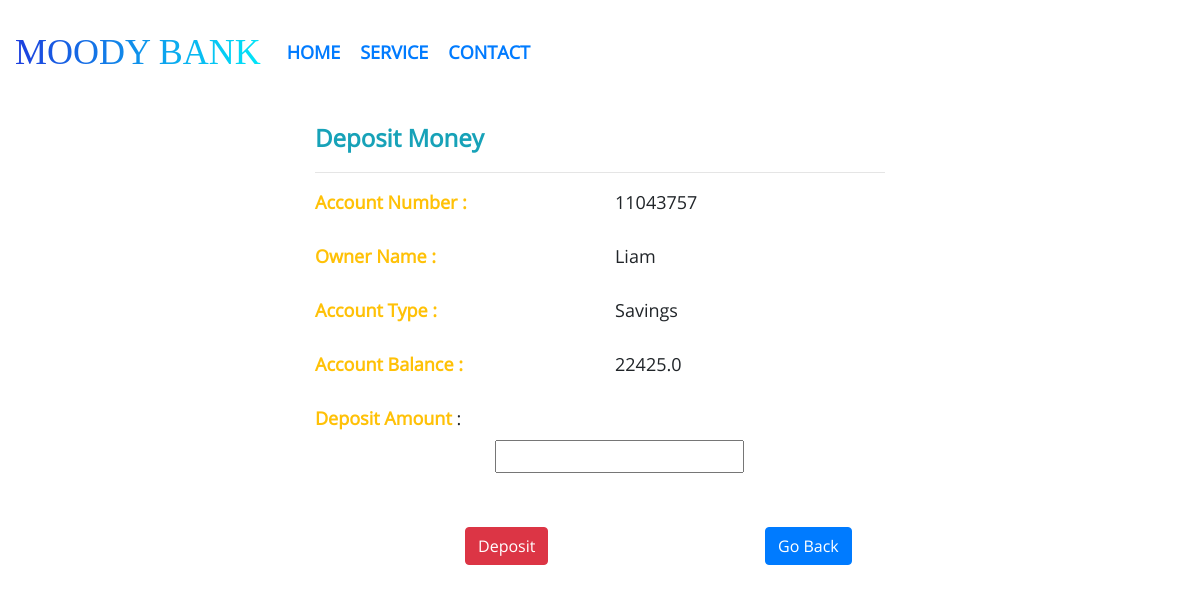
The app's page /deposit/11043757 with its own data.
### application/models.py (models this page shows, shortened)
class Account(db.Model):
	acc_no = db.Column(db.Integer, primary_key=True)
	acc_balance = db.Column(db.Float, nullable=False)
	acc_type = db.Column(db.String(1), nullable=False)
	acc_createDate = db.Column(db.DateTime, nullable=False, default=d.today())
	cust_id = db.Column(db.Integer, db.ForeignKey('customer.cust_id'), nullable=False)

class Customer(db.Model):
	ssn = db.Column(db.Integer, primary_key=True)
	cust_id = db.Column(db.Integer, unique=True, nullable=False)
	cust_name = db.Column(db.String(20), nullable=False)
	cust_address = db.Column(db.Text, nullable=False)
	cust_contact = db.Column(db.Integer,nullable=False)
	cust_age = db.Column(db.Integer, nullable=False)
	cust_state = db.Column(db.String(20),nullable=False)
	cust_city = db.Column(db.String(30),nullable=False)
	accounts = db.relationship('Account', backref='Owner', lazy=True)
	transactions = db.relationship('Transaction', backref='Owner', lazy=True)

### application/accounts/routes.py (the view, shortened to what this page needs)
@accounts.route("/deposit/<int:acc_no>",methods=["GET","POST"])
def deposit(acc_no):
	form = DepositMoneyForm()
	account = searchAccount(acc_no=acc_no)
	return render_template("accounts/deposit.html",title="Deposit Money", account=account, form=form)

### application/accounts/forms.py (shortened to what this page needs)
class DepositMoneyForm(FlaskForm):
	depositAmount = FloatField("Deposit Amount", validators=[DataRequired()])
	submit = SubmitField("Deposit")

### application/utils.py (called while the page is built, shortened)
def searchAccount(acc_no=None, cust_id=None, acc_type='S'):
	if acc_no != 0:
		account = Account.query.filter_by(acc_no=acc_no).first()
		if account:
			return account
		else:
			return None
	else:
		return None

### application/templates/accounts/deposit.html (shortened to what this page needs)
{% extends "main/layout.html" %}
{% block content %}
    <div class="row" style="font-size: large;">
        <div class="col-3"></div>
        <div class="col align-self-center">
            <legend class="text-info" style="font-weight: bold;">Deposit Money</legend><hr/>
            <div class="row">
                <div class="col-6 text-warning" style="font-weight: bold;">Account Number :</div><br/><br/>
                <div class="col-6">{{ account.acc_no }}</div>
            </div>
            <div class="row">
                <div class="col-6 text-warning" style="font-weight: bold;">Owner Name :</div><br/><br/>
                <div class="col-6">{{ account.Owner.cust_name }}</div>
            </div>
            <div class="row">
                <div class="col-6 text-warning" style="font-weight: bold;">Account Type :</div><br/><br/>
                {% if account.acc_type == 'S'%}
                <div class="col-6">Savings</div>
                {% elif account.acc_type == 'C' %}
                <div class="col-6">Current</div>
                {% endif %}
            </div>
            <div class="row">
                <div class="col-6 text-warning" style="font-weight: bold;">Account Balance :</div><br/><br/>
                <div class="col-6">{{ account.acc_balance }}</div>
            </div>
            <div>
                <form action="" method="POST">
                    {{ form.depositAmount.label(class="text-warning",style="font-weight: bold;") }} :
                    {{ form.depositAmount(style="margin-left:180px;") }}
                    <br/><br/><br/>
                    <div class="row">
                        <div class="col col-3"></div>
                        <div class="col align-self-center">
                            {{ form.submit(class="btn btn-danger") }}
                        </div>
                        <div class="col col-3"><a class="btn btn-primary" href="{{ url_for('main.show_account_details', acc_no=account.acc_no) }}">Go Back</a></div>
                    </div>
                </form>
            </div>
        </div>
        <div class="col-3"></div>
    </div>
{% endblock %}

### application/static/css/style1.css (style rules this page uses)
body { overflow: hidden; overflow-y: auto; font-family: "OpenSans-Regular"; }

### records on screen
Account: acc_no "11043757", acc_balance "22425.0"
Customer: Owner.cust_name "Liam"
